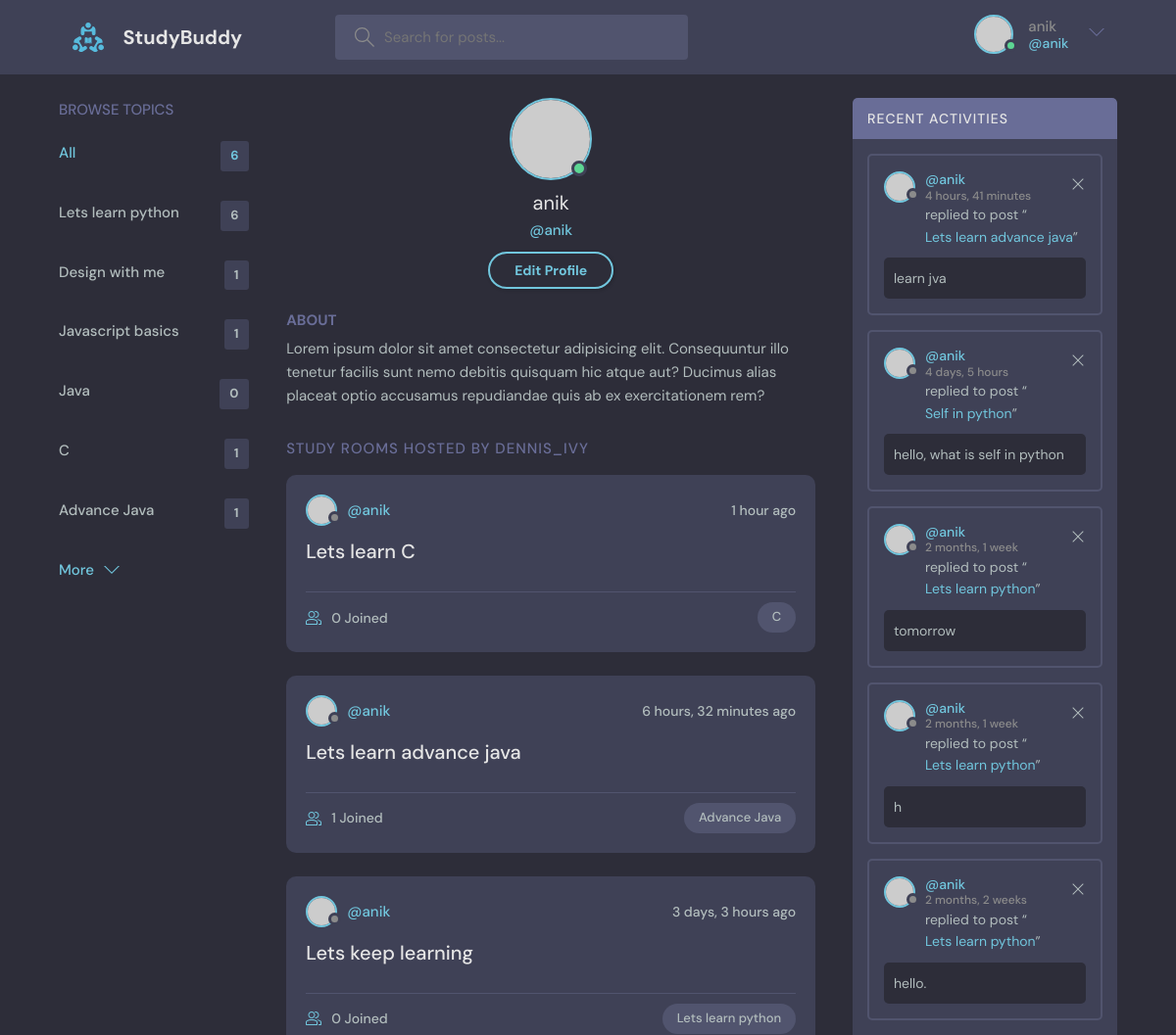
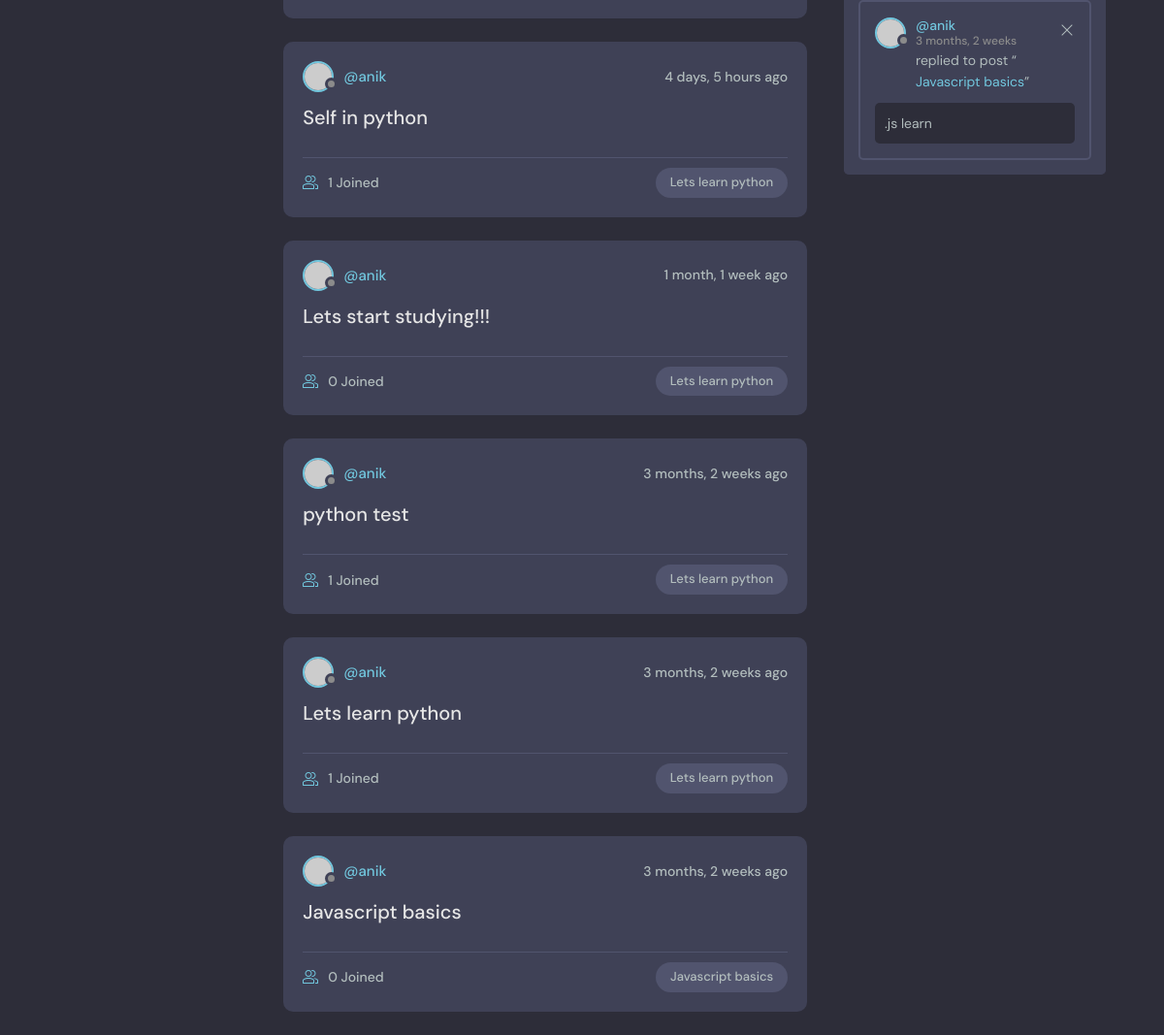
Screenshot of /profile/1 (signed in) with the database file from the repository (2 pictures, top to bottom).
### base/models.py (models this page shows, shortened)
class Topic(models.Model):
    name = models.CharField(max_length=200, null=False,)
    objects = models.Manager()

class Room(models.Model):
    host = models.ForeignKey(User, on_delete=models.SET_NULL, null=True)
    topic = models.ForeignKey(Topic, on_delete=models.SET_NULL, null=True)
    name = models.CharField(max_length=200, null=False, blank= False)
    description = models.TextField(null= True, blank= True,)
    participants = models.ManyToManyField(User, related_name='participants', blank= True)
    updated = models.DateTimeField(auto_now= True)
    created = models.DateTimeField(auto_now_add= True)
    objects = models.Manager()
    class Meta:
        ordering = ['-created', '-updated']
    def __str__(self):
        return str(self.name)

class Messages(models.Model):
    user = models.ForeignKey(User, on_delete=models.CASCADE)
    room = models.ForeignKey(Room, on_delete=models.CASCADE)
    body = models.TextField()
    updated = models.DateTimeField(auto_now= True)
    created = models.DateTimeField(auto_now_add= True)
    objects = models.Manager()
    class Meta:
        ordering = ['-created', '-updated']

### base/views.py (the view)
# urls.py: path('profile/<str:pk>', views.userProfile, name = "user-profile"),
def userProfile(request, pk):
    user = User.objects.get(id = pk)
    rooms = user.room_set.all()
    room_messages = user.messages_set.all()
    topics = Topic.objects.all()
    context = {'user' : user, 'rooms': rooms, 'room_messages': room_messages, 'topics': topics}
    return render(request,'base/profile.html', context)

### base/templates/base/profile.html
{% extends 'main.html' %}
{% block content %}
<main class="profile-page layout layout--3">
  <div class="container">
    <div class="topics">
      {% include 'base/topics_component.html' %}
    </div>
    <div class="roomList">
      <div class="profile">
        <div class="profile__avatar">
          <div class="avatar avatar--large active">
            <img src="https://randomuser.me/api/portraits/men/11.jpg" />
          </div>
        </div>
        <div class="profile__info">
          <h3>{{ user.username }}</h3>
          <p>@{{ user.username }}</p>
          <a href="edit-user.html" class="btn btn--main btn--pill">Edit Profile</a>
        </div>
        <div class="profile__about">
          <h3>About</h3>
          <p>
            Lorem ipsum dolor sit amet consectetur adipisicing elit. Consequuntur illo tenetur
            facilis sunt nemo debitis quisquam hic atque aut? Ducimus alias placeat optio
            accusamus repudiandae quis ab ex exercitationem rem?
          </p>
        </div>
      </div>
      <div class="roomList__header">
        <div>
          <h2>Study Rooms Hosted by dennis_ivy</a>
          </h2>
        </div>
      </div>
      {% include 'base/feed_component.html' %}
    </div>
    <div class="activities">
      {% include 'base/activity_component.html' %}
    </div>
  </div>
</main>
{% endblock content %}

### templates/navbar.html (shortened to what this page needs)
{% load static %}
<header class="header header--loggedIn">
    <div class="container">
      <a href="{% url 'home' %}" class="header__logo">
        <img src="{% static 'images/logo.svg' %}" />
        <h1>StudyBuddy</h1>
      </a>
      <form class="header__search" action="{% url 'home' %}" method="GET">
        <label>
          <input type="text" name="q" placeholder="Search for posts..." />
        </label>
      </form>
      <nav class="header__menu">
        {% if request.user.is_authenticated %}
        <div class="header__user">
          <a href="profile.html">
            <div class="avatar avatar--medium active">
              <img src="https://randomuser.me/api/portraits/men/37.jpg" />
            </div>
            <p>{{request.user.username}} <span>@{{request.user.username}}</span></p>
          </a>
          <button class="dropdown-button">
            <svg version="1.1" xmlns="http://www.w3.org/2000/svg" width="32" height="32" viewBox="0 0 32 32">
              <title>chevron-down</title>
              <path d="M16 21l-13-13h-3l16 16 16-16h-3l-13 13z"></path>
            </svg>
          </button>
        </div>
        {% else %}
          <a href="{% url 'login' %}">
            <img src="{% static 'images/avatar.svg' %}" />
            <p>Login</p>
          </a>
        {% endif %}
      </nav>
    </div>
  </header>

### base/templates/base/topics_component.html
<div class="topics">
    <div class="topics__header">
      <h2>Browse Topics</h2>
    </div>
    <ul class="topics__list">
      <li>
        <a href="{% url 'home' %}" class="active">All<span>{{ topics.count }}</span></a>
      </li>
        {% for topic in topics %}
            <li>
                <a href="{% url 'home' %}?q={{ topic.name }}">{{ topic.name }}<span>{{ topic.room_set.all.count }}</span></a>
            </li>
        {% endfor %}
    </ul>
    <a class="btn btn--link" href="topics.html">
      More
      <svg version="1.1" xmlns="http://www.w3.org/2000/svg" width="32" height="32" viewBox="0 0 32 32">
        <title>chevron-down</title>
        <path d="M16 21l-13-13h-3l16 16 16-16h-3l-13 13z"></path>
      </svg>
    </a>
  </div>

### base/templates/base/feed_component.html (shortened to what this page needs)
{% for room in rooms %}
    <div class="roomListRoom">
        <div class="roomListRoom__header">
        <a href="{% url 'user-profile' room.host.id %}" class="roomListRoom__author">
            <div class="avatar avatar--small">
            <img src="https://randomuser.me/api/portraits/women/11.jpg" />
            </div>
            <span>@{{ room.host.username }}</span>
        </a>
        <div class="roomListRoom__actions">
            <span>{{ room.created|timesince }} ago</span>
        </div>
        </div>
        <div class="roomListRoom__content">
        <a href="{% url 'room' room.id %}">{{ room.name }}</a>
        </div>
        <div class="roomListRoom__meta">
        <a href="{% url 'room' room.id %}" class="roomListRoom__joined">
            {{ room.participants.all.count }} Joined
        </a>
        <p class="roomListRoom__topic">{{ room.topic.name }}</p>
        </div>
    </div>
{% endfor %}

### base/templates/base/activity_component.html
<div class="activities">
    <div class="activities__header">
      <h2>Recent Activities</h2>
    </div>
    {% for message in room_messages %}
    <div class="activities__box">
      <div class="activities__boxHeader roomListRoom__header">
            <a href="{% url 'user-profile' message.user.id %}" class="roomListRoom__author">
                <div class="avatar avatar--small">
                    <img src="https://randomuser.me/api/portraits/women/11.jpg" />
                </div>
                <p>
                    @{{ message.user}}
                    <span>{{ message.created | timesince}}</span>
                </p>
            </a>
            {% if request.user == message.user %}
            <div class="roomListRoom__actions">
            <a href="{% url 'delete-message' message.id %}">
                <svg version="1.1" xmlns="http://www.w3.org/2000/svg" width="32" height="32" viewBox="0 0 32 32">
                <title>remove</title>
                <path
                    d="M27.314 6.019l-1.333-1.333-9.98 9.981-9.981-9.981-1.333 1.333 9.981 9.981-9.981 9.98 1.333 1.333 9.981-9.98 9.98 9.98 1.333-1.333-9.98-9.98 9.98-9.981z"
                ></path>
                </svg>
            </a>
            </div>
            {% endif %}
      </div>
      <div class="activities__boxContent">
        <p>replied to post “<a href="{% url 'room' message.room.id %}">{{ message.room }}</a>”</p>
        <div class="activities__boxRoomContent">
            {{ message.body }}
          </div>
      </div>
    </div>
    {% endfor %}
  </div>

### rows the page displays
Topic: name "Lets learn python", room_set.all.count "6"
Topic: name "Design with me", room_set.all.count "1"
Topic: name "Javascript basics", room_set.all.count "1"
Topic: name "Java", room_set.all.count "0"
Topic: name "C", room_set.all.count "1"
Topic: name "Advance Java", room_set.all.count "1"
Room: host.username "anik", created "1 hour", name "Lets learn C", participants.all.count "0", topic.name "C"
Room: host.username "anik", created "6 hours, 32 minutes", name "Lets learn advance java", participants.all.count "1", topic.name "Advance Java"
Room: host.username "anik", created "3 days, 3 hours", name "Lets keep learning", participants.all.count "0", topic.name "Lets learn python"
Room: host.username "anik", created "4 days, 5 hours", name "Self in python", participants.all.count "1", topic.name "Lets learn python"
Room: host.username "anik", created "1 month, 1 week", name "Lets start studying!!!", participants.all.count "0", topic.name "Lets learn python"
Room: host.username "anik", created "3 months, 2 weeks", name "python test", participants.all.count "1", topic.name "Lets learn python"
Room: host.username "anik", created "3 months, 2 weeks", name "Lets learn python", participants.all.count "1", topic.name "Lets learn python"
Room: host.username "anik", created "3 months, 2 weeks", name "Javascript basics", participants.all.count "0", topic.name "Javascript basics"
Messages: user "anik", created "4 hours, 41 minutes", room "Lets learn advance java", body "learn jva"
Messages: user "anik", created "4 days, 5 hours", room "Self in python", body "hello, what is self in python"
Messages: user "anik", created "2 months, 1 week", room "Lets learn python", body "tomorrow"
Messages: user "anik", created "2 months, 1 week", room "Lets learn python", body "h"
Messages: user "anik", created "2 months, 2 weeks", room "Lets learn python", body "hello."
Messages: user "anik", created "3 months, 2 weeks", room "Javascript basics", body ".js learn"

### other values shown
{{ request.user.username }} "anik"
{{ topics.count }} "6"
{{ user.username }} "anik"
